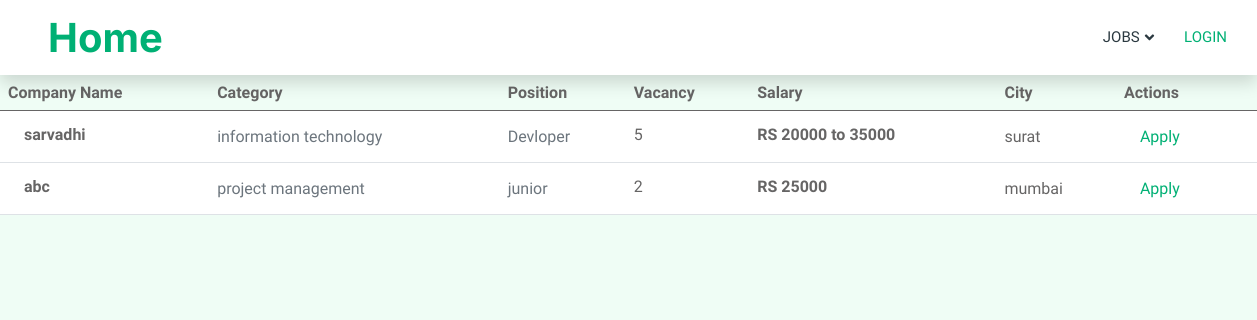
Before: /jobs/0 with the older database file.
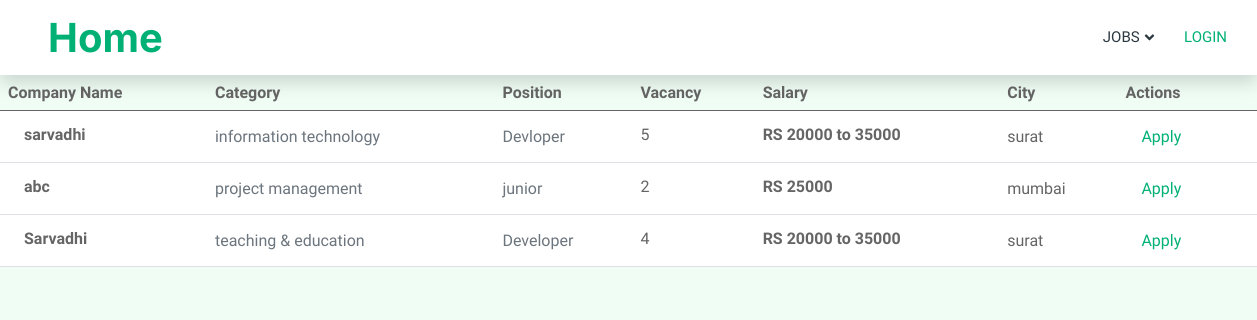
After: the same page with the newer database file.
### myapp/models.py (models this page shows, shortened)
class JobPost(models.Model):
    time=(('part-time','Part-time'),('full-time','full-time'))
    cate=(
        ('marketing','Marketing'),
        ('customer service','Customer service'),
        ('human resource','Human resource'),
        ('project management','Project management'),
        ('business devlopment','Business devlopment'),
        ('sales & communication','Seles & communication'),
        ('teaching & education','Teaching & education'),
        ('information technology','Information technology'),
    )
    HR=models.ForeignKey(User,on_delete=models.CASCADE)
    position=models.CharField(max_length=100)
    salary=models.CharField(max_length=100)
    addres=models.TextField(max_length=200)
    categories=models.CharField(max_length=100,choices=cate)
    job_description=models.TextField(max_length=200)
    experience=models.CharField(max_length=50)
    slot=models.IntegerField()
    type=models.CharField(max_length=25,choices=time)
    city=models.CharField(max_length=20)
    time=models.DateField(default=datetime.date.today)

class User(AbstractUser):
    gender= (('male','Male'), ('female','Female'))
    email=models.EmailField(unique=True)
    gender=models.CharField(max_length=10,choices=gender,null=True,blank=True)
    mobile=models.CharField(max_length=15,null=True,blank=True)
    company_name=models.CharField(max_length=100,null=True,blank=True)
    role=models.CharField(default='hr',max_length=10)

### myapp/views.py (the view)
# urls.py: path('jobs/<str:id>',views.jobs,name='jobs'),
def jobs(request,id):
    if id =='1':
        post=JobPost.objects.filter(categories='marketing')
        return render(request,'user/jobs.html',{'post':post})
    elif id =='2':
       post=JobPost.objects.filter(categories='customer service')
       return render(request,'user/jobs.html',{'post':post})
    elif id =='3':
        post=JobPost.objects.filter(categories='human resource')
        return render(request,'user/jobs.html',{'post':post})
    elif id =='4':
        post=JobPost.objects.filter(categories='project management')
        return render(request,'user/jobs.html',{'post':post})
    elif id =='5':
        post=JobPost.objects.filter(categories='business devlopment')
        return render(request,'user/jobs.html',{'post':post})
    elif id =='6':
        post=JobPost.objects.filter(categories='sales & communication')
        return render(request,'user/jobs.html',{'post':post})
    elif id =='7':
        post=JobPost.objects.filter(categories='teaching & education')
        return render(request,'user/jobs.html',{'post':post})
    elif id =='8':
        post=JobPost.objects.filter(categories='information technology')
        return render(request,'user/jobs.html',{'post':post})
    else:
        post=JobPost.objects.all()
        return render(request,'user/jobs.html',{'post':post})

### myapp/templates/user/jobs.html (shortened to what this page needs)
{% extends 'header.html' %}
{% load static %}
{% block content %}
<table class="table align-middle mb-0 bg-white">
  <thead class="bg-light">
    <tr>
      <th>Company Name</th>
      <th>Category</th>
      <th>Position</th>
      <th>Vacancy</th>
      <th>Salary</th>
      <th>City</th>
      <th>Actions</th>
    </tr>
  </thead>
  <tbody>
      {% for post in post %}
    <tr>
      <td>
        <div class="d-flex align-items-center">
          <div class="ms-3">
            <p class="fw-bold mb-1">{{post.HR.company_name}}</p>
          </div>
        </div>
      </td>
      <td>
        <p class="text-muted mb-0">{{post.categories}}</p>
      </td>
      <td>
        <p class="text-muted mb-0">{{post.position}}</p>
      </td>
      <td>
        <p class="fw-normal mb-1">{{post.slot}}</p>
      </td>
      <td>
        <p class="fw-bold mb-1">RS {{post.salary}}</p>
      </td>
      <td>{{post.city}}</td>
      <td>
        <a href="{% url 'view-job' post.id %}" class="nav-item nav-link active">Apply</a>
      </td>
    </tr>
    {% endfor %}
  </tbody>
</table>
{% endblock %}

Changed rows visible on the page:
added JobPost: HR.company_name "Sarvadhi", categories "teaching & education", position "Developer", slot "4", salary "20000 to 35000", city "surat"
